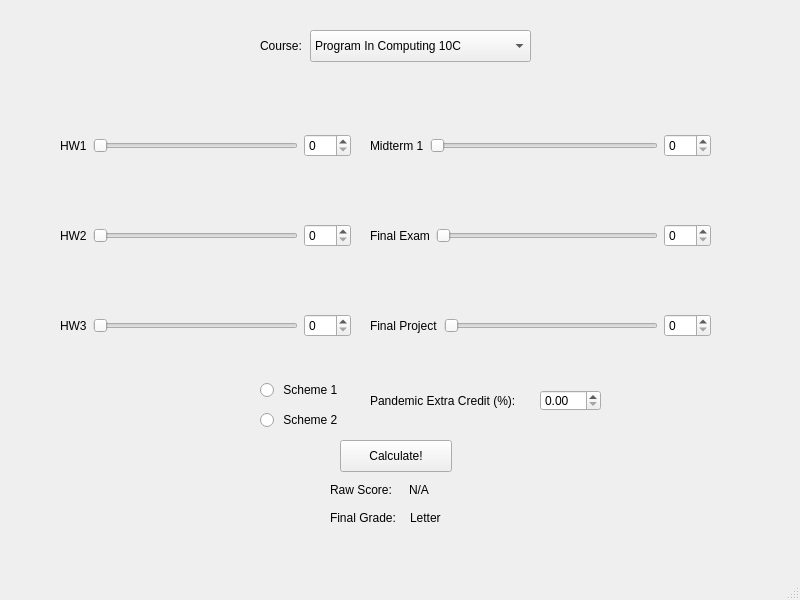
<?xml version="1.0" encoding="UTF-8"?>
<ui version="4.0">
 <class>MainWindow</class>
 <widget class="QMainWindow" name="MainWindow">
  <property name="geometry">
   <rect>
    <x>0</x>
    <y>0</y>
    <width>800</width>
    <height>600</height>
   </rect>
  </property>
  <property name="windowTitle">
   <string>MainWindow</string>
  </property>
  <widget class="QWidget" name="centralwidget">
   <widget class="QLabel" name="label_9">
    <property name="geometry">
     <rect>
      <x>260</x>
      <y>30</y>
      <width>61</width>
      <height>31</height>
     </rect>
    </property>
    <property name="text">
     <string>Course:</string>
    </property>
   </widget>
   <widget class="QComboBox" name="comboBox">
    <property name="geometry">
     <rect>
      <x>310</x>
      <y>30</y>
      <width>221</width>
      <height>32</height>
     </rect>
    </property>
    <item>
     <property name="text">
      <string>Program In Computing 10C</string>
     </property>
    </item>
    <item>
     <property name="text">
      <string>Mathematics 115A</string>
     </property>
    </item>
   </widget>
   <widget class="QLabel" name="extra_Credit">
    <property name="geometry">
     <rect>
      <x>370</x>
      <y>380</y>
      <width>161</width>
      <height>41</height>
     </rect>
    </property>
    <property name="text">
     <string>Pandemic Extra Credit (%):</string>
    </property>
   </widget>
   <widget class="QLabel" name="final_Grade">
    <property name="geometry">
     <rect>
      <x>330</x>
      <y>510</y>
      <width>72</width>
      <height>16</height>
     </rect>
    </property>
    <property name="text">
     <string>Final Grade:</string>
    </property>
   </widget>
   <widget class="QDoubleSpinBox" name="doubleSpinBox">
    <property name="geometry">
     <rect>
      <x>540</x>
      <y>390</y>
      <width>61</width>
      <height>21</height>
     </rect>
    </property>
    <property name="maximum">
     <double>99.000000000000000</double>
    </property>
   </widget>
   <widget class="QLabel" name="label_8">
    <property name="geometry">
     <rect>
      <x>410</x>
      <y>510</y>
      <width>41</width>
      <height>16</height>
     </rect>
    </property>
    <property name="text">
     <string>Letter </string>
    </property>
   </widget>
   <widget class="QRadioButton" name="radioButton">
    <property name="geometry">
     <rect>
      <x>260</x>
      <y>380</y>
      <width>100</width>
      <height>20</height>
     </rect>
    </property>
    <property name="text">
     <string> Scheme 1</string>
    </property>
   </widget>
   <widget class="QRadioButton" name="radioButton_2">
    <property name="geometry">
     <rect>
      <x>260</x>
      <y>410</y>
      <width>100</width>
      <height>20</height>
     </rect>
    </property>
    <property name="text">
     <string> Scheme 2</string>
    </property>
   </widget>
   <widget class="QPushButton" name="pushButton">
    <property name="geometry">
     <rect>
      <x>340</x>
      <y>440</y>
      <width>112</width>
      <height>32</height>
     </rect>
    </property>
    <property name="text">
     <string>Calculate!</string>
    </property>
    <property name="checkable">
     <bool>false</bool>
    </property>
    <property name="autoRepeat">
     <bool>false</bool>
    </property>
   </widget>
   <widget class="QWidget" name="layoutWidget">
    <property name="geometry">
     <rect>
      <x>60</x>
      <y>110</y>
      <width>291</width>
      <height>71</height>
     </rect>
    </property>
    <layout class="QHBoxLayout" name="horizontalLayout">
     <item>
      <widget class="QLabel" name="label">
       <property name="text">
        <string>HW1</string>
       </property>
      </widget>
     </item>
     <item>
      <widget class="QSlider" name="horizontalSlider">
       <property name="maximum">
        <number>100</number>
       </property>
       <property name="orientation">
        <enum>Qt::Horizontal</enum>
       </property>
      </widget>
     </item>
     <item>
      <widget class="QSpinBox" name="spinBox">
       <property name="minimumSize">
        <size>
         <width>36</width>
         <height>21</height>
        </size>
       </property>
       <property name="maximum">
        <number>100</number>
       </property>
      </widget>
     </item>
    </layout>
   </widget>
   <widget class="QWidget" name="layoutWidget">
    <property name="geometry">
     <rect>
      <x>60</x>
      <y>200</y>
      <width>291</width>
      <height>71</height>
     </rect>
    </property>
    <layout class="QHBoxLayout" name="horizontalLayout_2">
     <item>
      <widget class="QLabel" name="label_2">
       <property name="text">
        <string>HW2</string>
       </property>
      </widget>
     </item>
     <item>
      <widget class="QSlider" name="horizontalSlider_2">
       <property name="maximum">
        <number>100</number>
       </property>
       <property name="orientation">
        <enum>Qt::Horizontal</enum>
       </property>
      </widget>
     </item>
     <item>
      <widget class="QSpinBox" name="spinBox_2">
       <property name="maximum">
        <number>100</number>
       </property>
      </widget>
     </item>
    </layout>
   </widget>
   <widget class="QWidget" name="layoutWidget">
    <property name="geometry">
     <rect>
      <x>60</x>
      <y>290</y>
      <width>291</width>
      <height>71</height>
     </rect>
    </property>
    <layout class="QHBoxLayout" name="horizontalLayout_3">
     <item>
      <widget class="QLabel" name="label_5">
       <property name="text">
        <string>HW3</string>
       </property>
      </widget>
     </item>
     <item>
      <widget class="QSlider" name="horizontalSlider_3">
       <property name="maximum">
        <number>100</number>
       </property>
       <property name="orientation">
        <enum>Qt::Horizontal</enum>
       </property>
      </widget>
     </item>
     <item>
      <widget class="QSpinBox" name="spinBox_3">
       <property name="maximum">
        <number>100</number>
       </property>
      </widget>
     </item>
    </layout>
   </widget>
   <widget class="QWidget" name="layoutWidget">
    <property name="geometry">
     <rect>
      <x>370</x>
      <y>110</y>
      <width>341</width>
      <height>71</height>
     </rect>
    </property>
    <layout class="QHBoxLayout" name="horizontalLayout_4">
     <item>
      <widget class="QLabel" name="label_3">
       <property name="text">
        <string>Midterm 1</string>
       </property>
      </widget>
     </item>
     <item>
      <widget class="QSlider" name="horizontalSlider_4">
       <property name="maximum">
        <number>100</number>
       </property>
       <property name="orientation">
        <enum>Qt::Horizontal</enum>
       </property>
      </widget>
     </item>
     <item>
      <widget class="QSpinBox" name="spinBox_4">
       <property name="maximum">
        <number>100</number>
       </property>
      </widget>
     </item>
    </layout>
   </widget>
   <widget class="QWidget" name="layoutWidget">
    <property name="geometry">
     <rect>
      <x>370</x>
      <y>200</y>
      <width>341</width>
      <height>71</height>
     </rect>
    </property>
    <layout class="QHBoxLayout" name="horizontalLayout_5">
     <item>
      <widget class="QLabel" name="label_4">
       <property name="text">
        <string>Final Exam</string>
       </property>
      </widget>
     </item>
     <item>
      <widget class="QSlider" name="horizontalSlider_5">
       <property name="maximum">
        <number>100</number>
       </property>
       <property name="orientation">
        <enum>Qt::Horizontal</enum>
       </property>
      </widget>
     </item>
     <item>
      <widget class="QSpinBox" name="spinBox_5">
       <property name="maximum">
        <number>100</number>
       </property>
      </widget>
     </item>
    </layout>
   </widget>
   <widget class="QWidget" name="layoutWidget">
    <property name="geometry">
     <rect>
      <x>370</x>
      <y>290</y>
      <width>341</width>
      <height>71</height>
     </rect>
    </property>
    <layout class="QHBoxLayout" name="horizontalLayout_6">
     <item>
      <widget class="QLabel" name="label_6">
       <property name="text">
        <string>Final Project</string>
       </property>
      </widget>
     </item>
     <item>
      <widget class="QSlider" name="horizontalSlider_6">
       <property name="maximum">
        <number>100</number>
       </property>
       <property name="orientation">
        <enum>Qt::Horizontal</enum>
       </property>
      </widget>
     </item>
     <item>
      <widget class="QSpinBox" name="spinBox_6">
       <property name="maximum">
        <number>100</number>
       </property>
      </widget>
     </item>
    </layout>
   </widget>
   <widget class="QWidget" name="layoutWidget">
    <property name="geometry">
     <rect>
      <x>330</x>
      <y>480</y>
      <width>151</width>
      <height>20</height>
     </rect>
    </property>
    <layout class="QHBoxLayout" name="horizontalLayout_8">
     <item>
      <widget class="QLabel" name="raw_Score">
       <property name="text">
        <string>Raw Score: </string>
       </property>
      </widget>
     </item>
     <item>
      <widget class="QLabel" name="label_7">
       <property name="text">
        <string>N/A</string>
       </property>
      </widget>
     </item>
    </layout>
   </widget>
  </widget>
  <widget class="QMenuBar" name="menubar">
   <property name="geometry">
    <rect>
     <x>0</x>
     <y>0</y>
     <width>800</width>
     <height>22</height>
    </rect>
   </property>
  </widget>
  <widget class="QStatusBar" name="statusbar"/>
 </widget>
 <resources/>
 <connections>
  <connection>
   <sender>horizontalSlider</sender>
   <signal>valueChanged(int)</signal>
   <receiver>spinBox</receiver>
   <slot>setValue(int)</slot>
   <hints>
    <hint type="sourcelabel">
     <x>194</x>
     <y>163</y>
    </hint>
    <hint type="destinationlabel">
     <x>330</x>
     <y>164</y>
    </hint>
   </hints>
  </connection>
  <connection>
   <sender>spinBox</sender>
   <signal>valueChanged(int)</signal>
   <receiver>horizontalSlider</receiver>
   <slot>setValue(int)</slot>
   <hints>
    <hint type="sourcelabel">
     <x>325</x>
     <y>174</y>
    </hint>
    <hint type="destinationlabel">
     <x>279</x>
     <y>172</y>
    </hint>
   </hints>
  </connection>
  <connection>
   <sender>horizontalSlider_2</sender>
   <signal>valueChanged(int)</signal>
   <receiver>spinBox_2</receiver>
   <slot>setValue(int)</slot>
   <hints>
    <hint type="sourcelabel">
     <x>277</x>
     <y>258</y>
    </hint>
    <hint type="destinationlabel">
     <x>336</x>
     <y>253</y>
    </hint>
   </hints>
  </connection>
  <connection>
   <sender>spinBox_2</sender>
   <signal>valueChanged(int)</signal>
   <receiver>horizontalSlider_2</receiver>
   <slot>setValue(int)</slot>
   <hints>
    <hint type="sourcelabel">
     <x>319</x>
     <y>260</y>
    </hint>
    <hint type="destinationlabel">
     <x>294</x>
     <y>260</y>
    </hint>
   </hints>
  </connection>
  <connection>
   <sender>horizontalSlider_4</sender>
   <signal>valueChanged(int)</signal>
   <receiver>spinBox_4</receiver>
   <slot>setValue(int)</slot>
   <hints>
    <hint type="sourcelabel">
     <x>627</x>
     <y>162</y>
    </hint>
    <hint type="destinationlabel">
     <x>707</x>
     <y>165</y>
    </hint>
   </hints>
  </connection>
  <connection>
   <sender>spinBox_4</sender>
   <signal>valueChanged(int)</signal>
   <receiver>horizontalSlider_4</receiver>
   <slot>setValue(int)</slot>
   <hints>
    <hint type="sourcelabel">
     <x>686</x>
     <y>173</y>
    </hint>
    <hint type="destinationlabel">
     <x>641</x>
     <y>172</y>
    </hint>
   </hints>
  </connection>
  <connection>
   <sender>horizontalSlider_5</sender>
   <signal>valueChanged(int)</signal>
   <receiver>spinBox_5</receiver>
   <slot>setValue(int)</slot>
   <hints>
    <hint type="sourcelabel">
     <x>639</x>
     <y>249</y>
    </hint>
    <hint type="destinationlabel">
     <x>701</x>
     <y>251</y>
    </hint>
   </hints>
  </connection>
  <connection>
   <sender>spinBox_5</sender>
   <signal>valueChanged(int)</signal>
   <receiver>horizontalSlider_5</receiver>
   <slot>setValue(int)</slot>
   <hints>
    <hint type="sourcelabel">
     <x>689</x>
     <y>259</y>
    </hint>
    <hint type="destinationlabel">
     <x>647</x>
     <y>259</y>
    </hint>
   </hints>
  </connection>
  <connection>
   <sender>horizontalSlider_6</sender>
   <signal>valueChanged(int)</signal>
   <receiver>spinBox_6</receiver>
   <slot>setValue(int)</slot>
   <hints>
    <hint type="sourcelabel">
     <x>631</x>
     <y>347</y>
    </hint>
    <hint type="destinationlabel">
     <x>695</x>
     <y>344</y>
    </hint>
   </hints>
  </connection>
  <connection>
   <sender>spinBox_6</sender>
   <signal>valueChanged(int)</signal>
   <receiver>horizontalSlider_6</receiver>
   <slot>setValue(int)</slot>
   <hints>
    <hint type="sourcelabel">
     <x>685</x>
     <y>350</y>
    </hint>
    <hint type="destinationlabel">
     <x>634</x>
     <y>351</y>
    </hint>
   </hints>
  </connection>
  <connection>
   <sender>spinBox_3</sender>
   <signal>valueChanged(int)</signal>
   <receiver>horizontalSlider_3</receiver>
   <slot>setValue(int)</slot>
   <hints>
    <hint type="sourcelabel">
     <x>323</x>
     <y>353</y>
    </hint>
    <hint type="destinationlabel">
     <x>275</x>
     <y>351</y>
    </hint>
   </hints>
  </connection>
  <connection>
   <sender>horizontalSlider_3</sender>
   <signal>valueChanged(int)</signal>
   <receiver>spinBox_3</receiver>
   <slot>setValue(int)</slot>
   <hints>
    <hint type="sourcelabel">
     <x>278</x>
     <y>341</y>
    </hint>
    <hint type="destinationlabel">
     <x>345</x>
     <y>344</y>
    </hint>
   </hints>
  </connection>
 </connections>
</ui>
